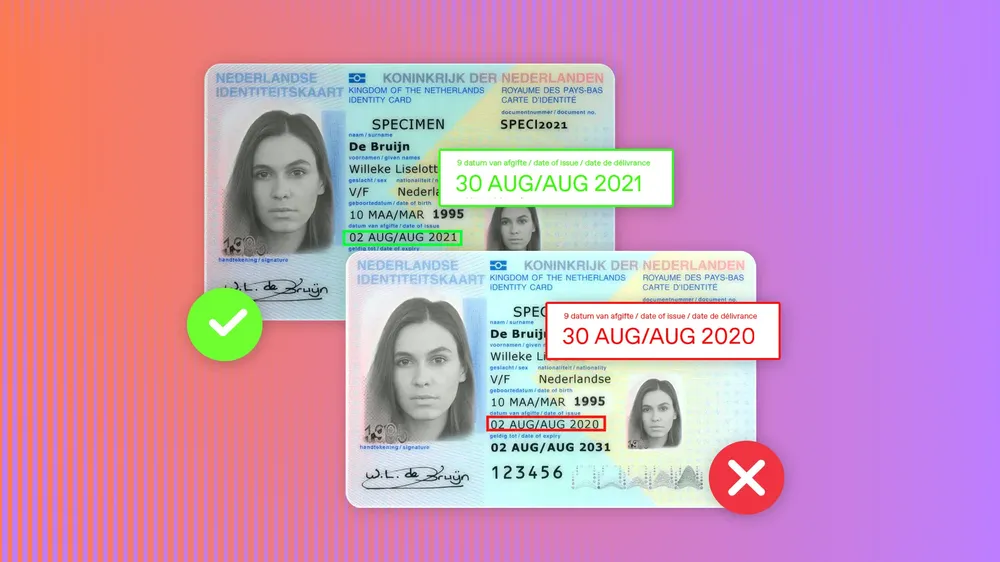
#> input picture uploads/stud_1920x1080_1.webp, 1000 x 562 px, shrunk from 1920 x 1080 before the run
$ python -i transforms.py   (imports and definitions only)
#> lines starting #> are read from the running program, lines starting #| are printed output that depends on the picture
#> further down, picture is the input picture: shape (562, 1000, 3); mean B, G, R 184.7, 151, 204
import cv2
import numpy as np

def apply_clahe(img, clip_limit=2.0, tile_grid_size=(8,8)):
    """Apply Contrast Limited Adaptive Histogram Equalization"""
#> called with clip_limit = 2, tile_grid_size = (8, 8)
    if len(img.shape) == 3:
        lab = cv2.cvtColor(img, cv2.COLOR_BGR2LAB)
#> lab: shape (562, 1000, 3); mean of channels 0, 1, 2 177.3, 154.8, 120.2
        l_channel = lab[:,:,0]
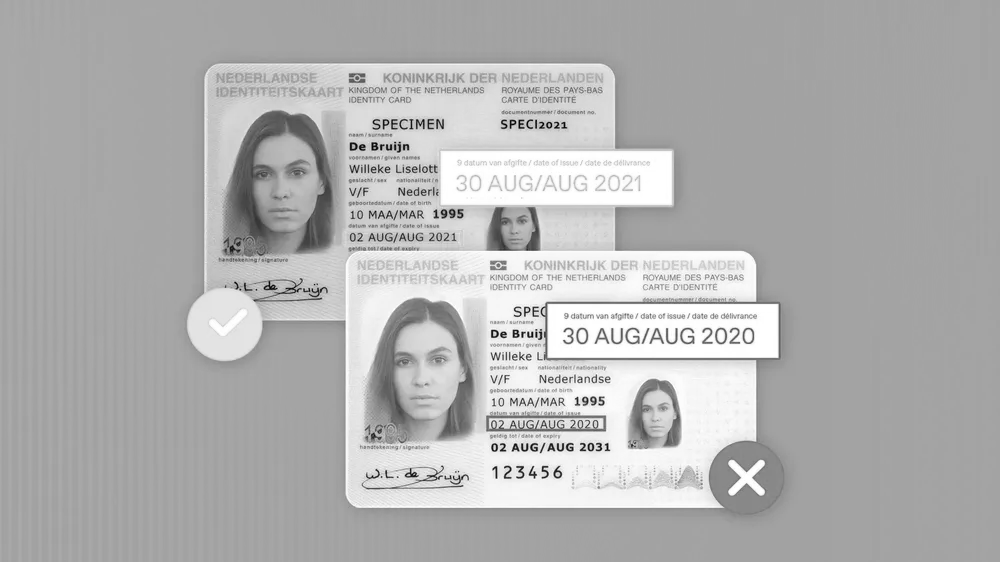
#> l_channel: shape (562, 1000); min 0, max 255, mean 177.3
        clahe = cv2.createCLAHE(clipLimit=clip_limit, tileGridSize=tile_grid_size)
        l_channel = clahe.apply(l_channel)
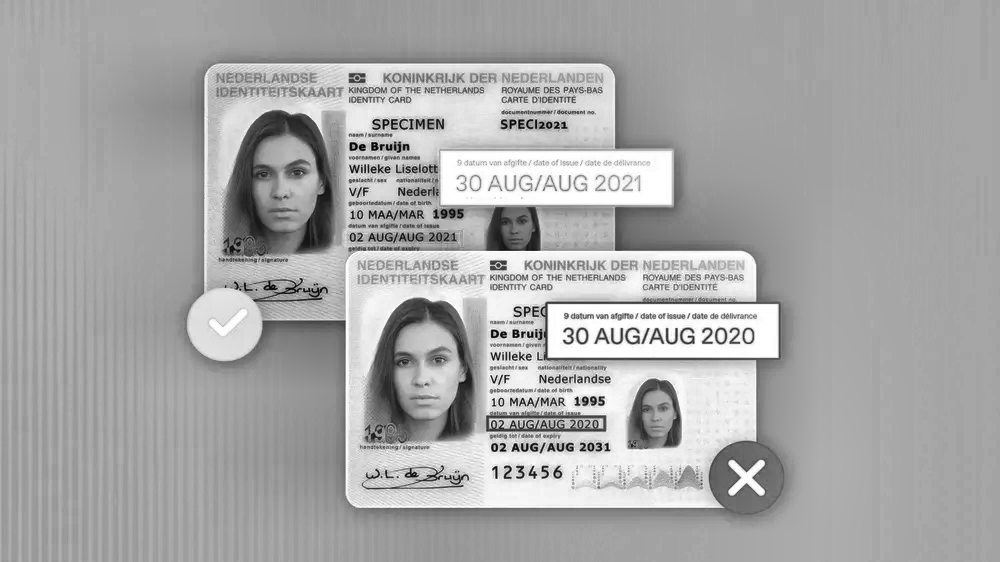
#> l_channel: shape (562, 1000); min 1, max 255, mean 168
        lab[:,:,0] = l_channel
#> lab: shape (562, 1000, 3); mean of channels 0, 1, 2 168, 154.8, 120.2
        return cv2.cvtColor(lab, cv2.COLOR_LAB2BGR)
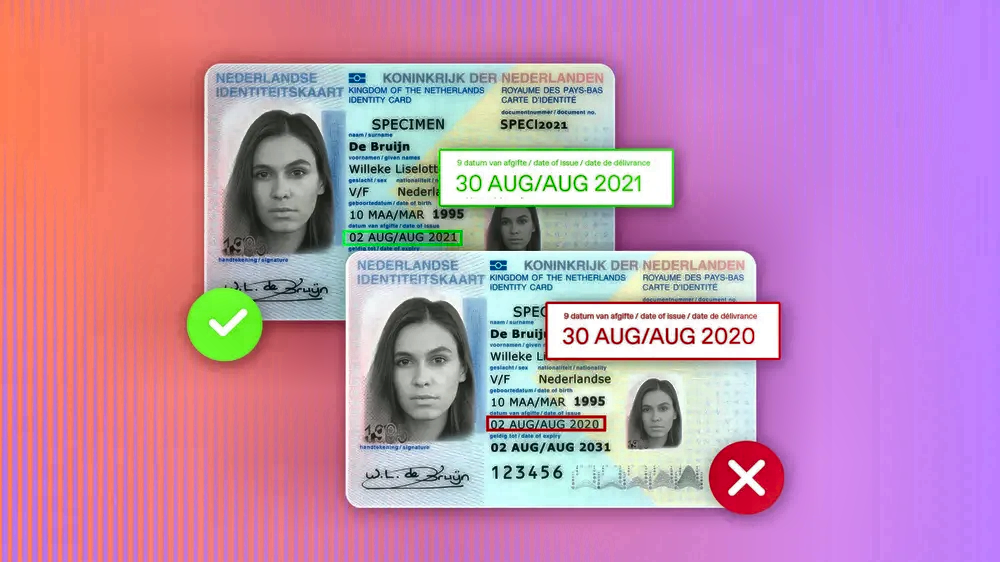
#> returned value: shape (562, 1000, 3); mean B, G, R 175.3, 141.5, 194.1
    else:
        clahe = cv2.createCLAHE(clipLimit=clip_limit, tileGridSize=tile_grid_size)
        return clahe.apply(img)

def apply_hsv_equalization(img):
    """Apply histogram equalization in HSV color space"""
    hsv = cv2.cvtColor(img, cv2.COLOR_BGR2HSV)
    hsv[:,:,2] = cv2.equalizeHist(hsv[:,:,2])
    return cv2.cvtColor(hsv, cv2.COLOR_HSV2BGR)

def apply_lthe(img):
    """Apply Local Threshold Histogram Equalization"""
    if len(img.shape) == 3:
        img = cv2.cvtColor(img, cv2.COLOR_BGR2GRAY)

    # Apply bilateral filter for noise reduction
    img = cv2.bilateralFilter(img, 9, 75, 75)

    # Apply adaptive thresholding
    block_size = 11
    C = 2
    binary = cv2.adaptiveThreshold(img, 255, cv2.ADAPTIVE_THRESH_GAUSSIAN_C,
                                 cv2.THRESH_BINARY, block_size, C)

    return binary

>>> import cv2
>>> picture = cv2.imread('../../uploads/stud_1920x1080_1.webp')
>>> result = apply_clahe(picture)
